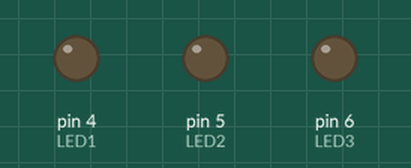
Recording of a sketch running on a simulated Arduino Uno, built with avr-gcc and run on an emulated ATmega328P. Parts: output pins drawn as LEDs (lit = HIGH).

Above: at 0.05 s.
At 3.95 s:
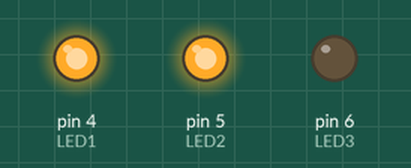
At 7.95 s:
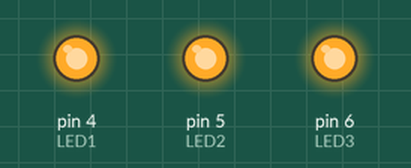
At 15.7 s:
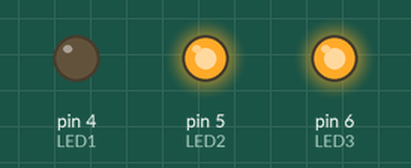
At 28.4 s:
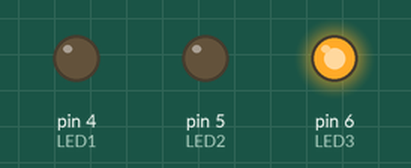
At 38.43 s:
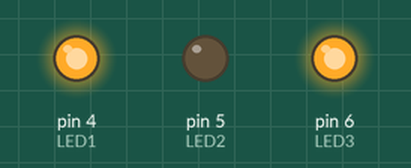
Timing chart, 0 to 40.0 s (numbered marks = the images above):
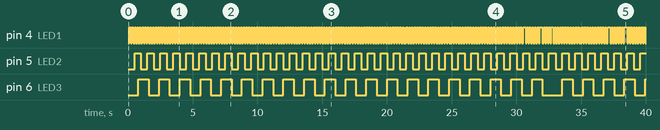

The sketch:

rtos.ino
```cpp
//basic implementation of RTOS

#define MAX_NUM_OF_TASKS 10

//struct of task
typedef struct task{
  int periodicity;
  int priority;
  void (*fn)(void);
}task;


//Array of tasks
task Tasks[MAX_NUM_OF_TASKS];

//add new task function
void addNewTaskToScheduler(int periodicity, int priority, void (*fn)(void));

void task1(); //blink led for 100ms
void task2(); //blink led for 500 ms
void task3(); //blink led for 800 ms

void scheduler();

int LED1 = 4;
int LED2 = 5;
int LED3 = 6;
int LED1STATE = HIGH;
int LED2STATE = HIGH;
int LED3STATE = HIGH;
int num_of_current_tasks = 0;
int num_of_millis = 0;


void setup() {
  // put your setup code here, to run once:
  pinMode(LED1,OUTPUT);
  pinMode(LED2,OUTPUT);
  pinMode(LED3,OUTPUT);
  //Serial.begin(9600);
  addNewTaskToScheduler(100,3,&task1);
  addNewTaskToScheduler(500,2,&task2);
  addNewTaskToScheduler(800,1,&task3);


}


void loop() {
  // put your main code here, to run repeatedly:
  scheduler();
  num_of_millis = millis();
  delay(1);
}

//add new task in scheduler
void addNewTaskToScheduler(int periodicity, int priority, void (*fn)(void))
{
  if(num_of_current_tasks <= MAX_NUM_OF_TASKS)
  {
    task new_task;
    new_task.periodicity = periodicity;
    new_task.priority = priority;
    new_task.fn = fn;
    Tasks[num_of_current_tasks] = new_task;
    num_of_current_tasks++;
  }
}

void scheduler()
{
  for(int i =0; i<num_of_current_tasks; i++)
  {
    if(num_of_millis % Tasks[i].periodicity == 0)
    {
      Tasks[i].fn(); //execute task
    }
  }
}

void task1()
{
  digitalWrite(LED1,LED1STATE);
  LED1STATE = !LED1STATE;
}

void task2()
{
  digitalWrite(LED2,LED2STATE);
  LED2STATE = !LED2STATE;

}

void task3()
{
  digitalWrite(LED3,LED3STATE);
  LED3STATE = !LED3STATE;
}
```

Measured:
- by itself, pin 4 (LED1): LOW → HIGH at 0.10 s, → LOW 0.10 s later, → HIGH 0.10 s later, → LOW 0.10 s later, … (390 changes in this stretch)
- by itself, pin 5 (LED2): alternates HIGH for 0.50 s and LOW for 0.50 s
- by itself, pin 6 (LED3): goes 19 × (HIGH 0.80 s, LOW 0.80 s), HIGH 0.80 s, LOW 1.5 s, 4 × (HIGH 0.80 s, LOW 0.80 s), then HIGH
